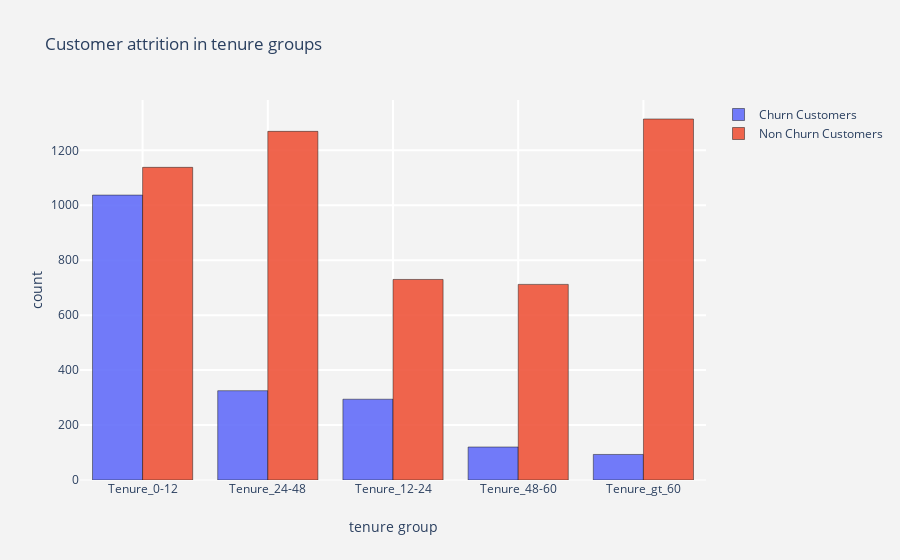

Here is the notebook cell this chart was saved with:
### Code cell
#cusomer attrition in tenure groups
tg_ch  =  churn["tenure_group"].value_counts().reset_index()
tg_ch.columns  = ["tenure_group","count"]
tg_nch =  not_churn["tenure_group"].value_counts().reset_index()
tg_nch.columns = ["tenure_group","count"]

#bar - churn
trace1 = go.Bar(x = tg_ch["tenure_group"]  , y = tg_ch["count"],
                name = "Churn Customers",
                marker = dict(line = dict(width = .5,color = "black")),
                opacity = .9)

#bar - not churn
trace2 = go.Bar(x = tg_nch["tenure_group"] , y = tg_nch["count"],
                name = "Non Churn Customers",
                marker = dict(line = dict(width = .5,color = "black")),
                opacity = .9)

layout = go.Layout(dict(title = "Customer attrition in tenure groups",
                        plot_bgcolor  = "rgb(243,243,243)",
                        paper_bgcolor = "rgb(243,243,243)",
                        xaxis = dict(gridcolor = 'rgb(255, 255, 255)',
                                     title = "tenure group",
                                     zerolinewidth=1,ticklen=5,gridwidth=2),
                        yaxis = dict(gridcolor = 'rgb(255, 255, 255)',
                                     title = "count",
                                     zerolinewidth=1,ticklen=5,gridwidth=2),
                       )
                  )
data = [trace1,trace2]
fig  = go.Figure(data=data,layout=layout)
py.iplot(fig)

### Figure 1 — Plotly figure (JSON) as saved in the notebook; plotly's stock layout.template omitted (floating-point values rounded to 4 significant figures)
{"data": [{"marker": {"line": {"color": "black", "width": 0.5}}, "name": "Churn Customers", "opacity": 0.9, "type": "bar", "x": ["Tenure_0-12", "Tenure_24-48", "Tenure_12-24", "Tenure_48-60", "Tenure_gt_60"], "y": [1037, 325, 294, 120, 93]}, {"marker": {"line": {"color": "black", "width": 0.5}}, "name": "Non Churn Customers", "opacity": 0.9, "type": "bar", "x": ["Tenure_gt_60", "Tenure_24-48", "Tenure_0-12", "Tenure_12-24", "Tenure_48-60"], "y": [1314, 1269, 1138, 730, 712]}], "layout": {"paper_bgcolor": "rgb(243,243,243)", "plot_bgcolor": "rgb(243,243,243)", "title": {"text": "Customer attrition in tenure groups"}, "xaxis": {"gridcolor": "rgb(255, 255, 255)", "gridwidth": 2, "ticklen": 5, "title": {"text": "tenure group"}, "zerolinewidth": 1}, "yaxis": {"gridcolor": "rgb(255, 255, 255)", "gridwidth": 2, "ticklen": 5, "title": {"text": "count"}, "zerolinewidth": 1}}}
